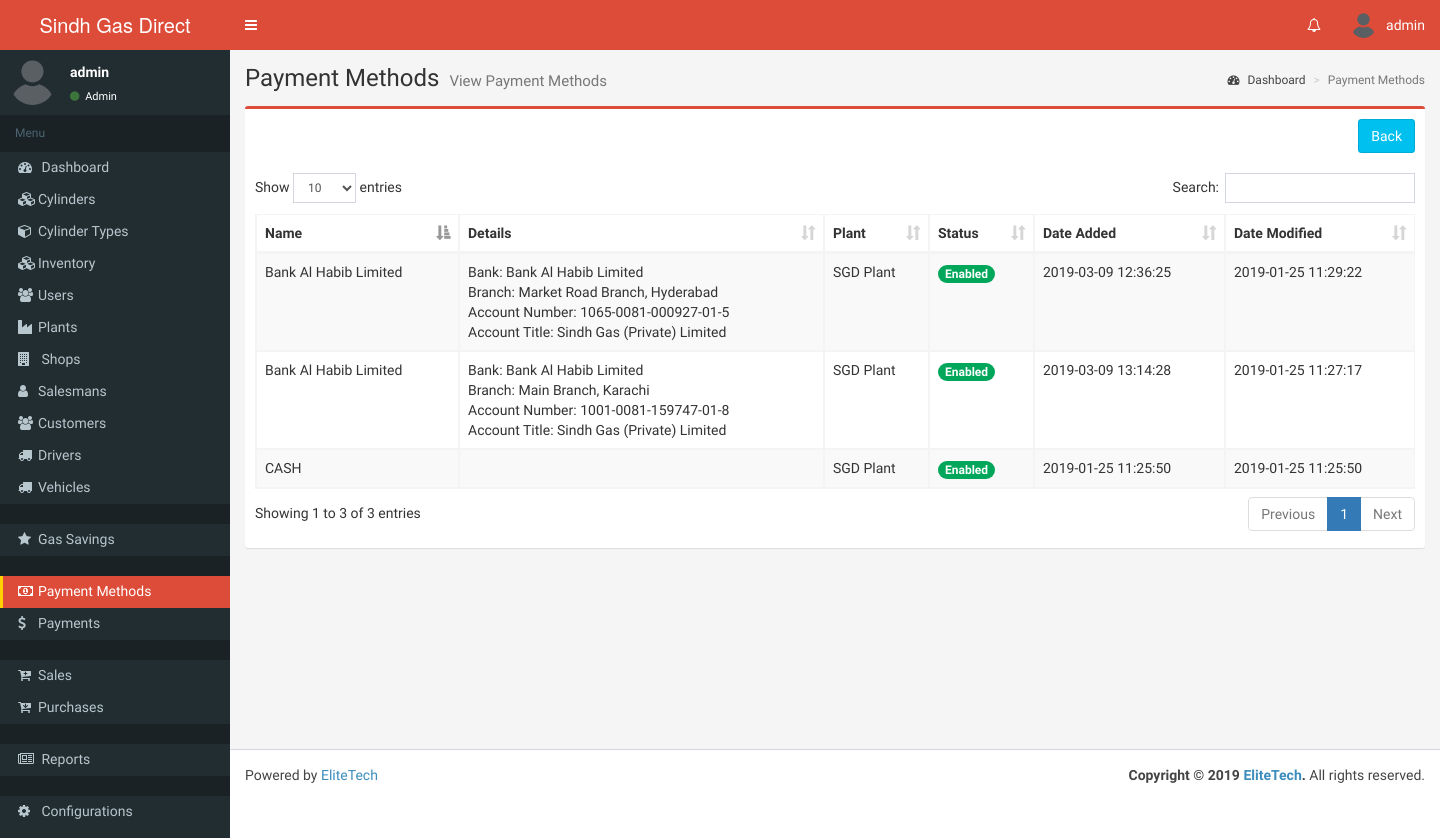
The page /paymentmethods.php (signed in) on the database its author committed.
### tables this page shows
CREATE TABLE `roles` (
  `ID` int(11) NOT NULL AUTO_INCREMENT,
  `Name` text NOT NULL,
  `Description` text NOT NULL,
  `PerformedBy` int(11) NOT NULL,
  `DateAdded` datetime NOT NULL,
  `DateModified` datetime NOT NULL,
  PRIMARY KEY (`ID`)
);

CREATE TABLE `paymentmethods` (
  `ID` int(11) NOT NULL AUTO_INCREMENT,
  `Name` text NOT NULL,
  `Details` text NOT NULL,
  `Status` int(11) NOT NULL,
  `PlantID` int(11) NOT NULL,
  `PerformedBy` int(11) NOT NULL,
  `DateAdded` datetime NOT NULL,
  `DateModified` datetime NOT NULL,
  PRIMARY KEY (`ID`)
);

CREATE TABLE `users` (
  `ID` int(11) NOT NULL AUTO_INCREMENT,
  `Username` text NOT NULL,
  `Password` text NOT NULL,
  `RoleID` int(11) NOT NULL,
  `Image` text NOT NULL,
  `Name` text NOT NULL,
  `Number` text NOT NULL,
  `Email` text NOT NULL,
  `Address` text NOT NULL,
  `Commercial` int(11) NOT NULL,
  `Balance` float NOT NULL,
  `Credit` float NOT NULL,
  `ShopID` int(11) NOT NULL,
  `PlantID` int(11) NOT NULL,
  `CreditLimit` float NOT NULL,
  `SendSMS` int(11) NOT NULL,
  `Remarks` text NOT NULL,
  `SecurityDeposite` float NOT NULL,
  `Status` int(11) NOT NULL,
  `PerformedBy` int(11) NOT NULL,
  `LastLogin` datetime NOT NULL,
  `LastActivity` datetime NOT NULL,
  `DateModified` datetime NOT NULL,
  `DateAdded` datetime NOT NULL,
  PRIMARY KEY (`ID`)
);

### common.php (called while the page is built, shortened)
<?php
global $dbh;
if (!function_exists('mysql_connect')) {
    $GLOBALS['dbglobal'] = mysqli_connect(DB_HOST, DB_USERNAME, DB_PASSWORD);
    if (mysqli_connect_errno()) {
        printf("Could not connect to the database because: %s\n", mysqli_connect_error());
        exit();
    } else {
        mysqli_select_db($GLOBALS['dbglobal'], DB_NAME);
    }
} else {
    $dbh = mysql_connect(DB_HOST, DB_USERNAME, DB_PASSWORD) or die ('Could not connect to the database because: ' . mysql_error());
}
function dbinput($string, $allow_html = false)
{
    global $dbh;
    if ($allow_html == false)
        $string = strip_tags($string);
    if (function_exists('mysql_real_escape_string'))
        return mysql_real_escape_string($string, $dbh);
    elseif (function_exists('mysqli_real_escape_string'))
        return mysqli_real_escape_string($GLOBALS['dbglobal'], $string);
    elseif (function_exists('mysql_escape_string'))
        return mysql_escape_string($string);
    elseif (function_exists('mysqli_escape_string'))
        return mysqli_escape_string($GLOBALS['dbglobal'], $string);
    return dbinput($string);
}
function getValue($Table, $Col, $Key, $Val)
{
    $quer = "SELECT " . dbinput($Col) . " FROM " . dbinput($Table) . " WHERE " . dbinput($Key) . "='" . dbinput($Val) . "'";
    $r = mysql_query($quer);
    if (mysql_num_rows($r) > 0) {
        $res = mysql_fetch_array($r);
        $ans = $res[dbinput($Col)];
    } else
        $ans = "";
    return $ans;
}

### checkadminlogin.php (called while the page is built, shortened)
<?php
	if(!isset($_SESSION['Admin']) || $_SESSION["Admin"] == false)
		redirect("login.php");
	else{
        $self = $_SERVER['PHP_SELF'];
    }

### paymentmethods.php (the view, shortened to what this page needs)
<?php include("common.php"); ?>
<?php include("checkadminlogin.php");
$sql="SELECT ID, Name, Details, Status, PlantID, DateAdded, DateModified FROM paymentmethods WHERE ID<>0 " . ($_SESSION["RoleID"] == ROLE_ID_ADMIN ? "" : ($_SESSION["RoleID"] == ROLE_ID_PLANT ? " AND PlantID='".(int)$_SESSION["ID"]."'" : " AND PlantID = '".(int)$_SESSION["PlantID"]."'") );
$resource=mysql_query($sql) or die(mysql_error());
?>
<!DOCTYPE html>
<html>
<head>
    <link rel="stylesheet" href="bootstrap/css/bootstrap.min.css">
    <link rel="stylesheet" href="https://maxcdn.bootstrapcdn.com/font-awesome/4.4.0/css/font-awesome.min.css">
    <link rel="stylesheet" href="https://code.ionicframework.com/ionicons/2.0.1/css/ionicons.min.css">
    <link rel="stylesheet" href="plugins/datatables/dataTables.bootstrap.css">
    <link rel="stylesheet" href="dist/css/AdminLTE.min.css">
    <link rel="stylesheet" href="dist/css/skins/skin-blue.min.css">
</head>
<body class="hold-transition skin-blue sidebar-mini">
<div class="wrapper">
    <?php include("header.php"); ?>
    <?php include("leftsidebar.php"); ?>
    <div class="content-wrapper">
        <section class="content-header">
            <h1>
                Payment Methods
                <small>View Payment Methods</small>
            </h1>
            <ol class="breadcrumb">
                <li><a href="dashboard.php"><i class="fa fa-dashboard"></i> Dashboard</a></li>
                <li class="active">Payment Methods</li>
            </ol>
        </section>
        <section class="content">
            <div class="row">
                <div class="col-xs-12">
                    <div class="box">
                        <div class="box-header">
                            <div class="btn-group-right">
                                <button style="float:right;" type="button" class="btn btn-group-vertical btn-info" onClick="location.href='dashboard.php'" >Back</button>
                            </div>
                        </div>
                        <div class="box-body table-responsive">
                            <form id="frmPages" action="<?php echo $self; ?>" class="form-horizontal no-margin" method="post">
                                <table id="paymentmethodple1" class="table table-bordered table-striped">
                                    <thead>
                                    <tr>
                                        <th>Name</th>
                                        <th>Details</th>
                                        <?php if($_SESSION["RoleID"] == ROLE_ID_ADMIN){ ?>
                                        <th>Plant</th>
                                        <?php } ?>
                                        <th>Status</th>
                                        <th>Date Added</th>
                                        <th>Date Modified</th>
                                    </tr>
                                    </thead>
                                    <tbody>
                                    <?php while($row=mysql_fetch_array($resource))
                                    {
                                        ?>
                                        <tr>
                                            <td><?php echo $row["Name"]; ?></td>
                                            <td><?php echo nl2br($row["Details"]); ?></td>
                                            <?php if($_SESSION["RoleID"] == ROLE_ID_ADMIN){ ?>
                                                <td><?php echo getValue('users', 'Name', 'ID', $row["PlantID"]); ?></td>
                                            <?php } ?>
                                            <td><?php echo $row["Status"] ? '<span class="badge bg-green">Enabled</span>' : '<span class="badge bg-red">Disabled</span>'; ?></td>
                                            <td><?php echo $row["DateAdded"]; ?></td>
                                            <td><?php echo $row["DateModified"]; ?></td>
                                        </tr>
                                    <?php }
                                    ?>
                                    </tbody>
                                </table>
                            </form>
                        </div>
                    </div>
                </div>
            </div>
        </section>
    </div>
    <?php include("footer.php"); ?>
</div>
</body>
</html>

### leftsidebar.php (shortened to what this page needs)
<aside class="main-sidebar">
    <section class="sidebar">
        <div class="user-panel">
            <div class="pull-left image">
                <img src="<?php echo($_SESSION["Image"] == "" ? 'dist/img/user2-160x160.jpg' : DIR_USER_IMAGES . $_SESSION["Image"]) ?>"
                     class="img-circle" alt="User Image">
            </div>
            <div class="pull-left info">
                <p><?php echo $_SESSION["Username"]; ?></p>
                <a href="#"><i class="fa fa-circle text-success"></i> <?php echo getValue('roles', 'Name', 'ID', $_SESSION["RoleID"]); ?></a>
            </div>
        </div>
        <ul class="sidebar-menu">
            <li class="header">Menu</li>
            <li class="<?php echo(($_SERVER['PHP_SELF'] == dirname($_SERVER['PHP_SELF']) . "dashboard.php") ? 'active' : ''); ?>">
                <a href="dashboard.php"><i class="fa fa-dashboard"></i> <span>Dashboard</span></a></li>
            <?php
            if ($_SESSION["RoleID"] == ROLE_ID_ADMIN) {
                ?>
                <li class="<?php echo(($_SERVER['PHP_SELF'] == dirname($_SERVER['PHP_SELF']) . "cylinders.php") ? 'active' : ''); ?><?php echo(($_SERVER['PHP_SELF'] == dirname($_SERVER['PHP_SELF']) . "addcylinder.php") ? 'active' : ''); ?><?php echo(($_SERVER['PHP_SELF'] == dirname($_SERVER['PHP_SELF']) . "editcylinder.php") ? 'active' : ''); ?>"><a href="cylinders.php"><i class="fa fa-cubes"></i>Cylinders</a></li>
                <li class="<?php echo(($_SERVER['PHP_SELF'] == dirname($_SERVER['PHP_SELF']) . "cylindertypes.php") ? 'active' : ''); ?><?php echo(($_SERVER['PHP_SELF'] == dirname($_SERVER['PHP_SELF']) . "addcylindertype.php") ? 'active' : ''); ?><?php echo(($_SERVER['PHP_SELF'] == dirname($_SERVER['PHP_SELF']) . "editcylindertype.php") ? 'active' : ''); ?>"><a href="cylindertypes.php"><i class="fa fa-cube"></i>Cylinder Types</a></li>
                <li class="<?php echo(($_SERVER['PHP_SELF'] == dirname($_SERVER['PHP_SELF']) . "viewinventory.php") ? 'active' : ''); ?>"><a href="viewinventory.php"><i class="fa fa-cubes"></i>Inventory</a></li>
                <li class="<?php echo(($_SERVER['PHP_SELF'] == dirname($_SERVER['PHP_SELF']) . "users.php") ? 'active' : ''); ?><?php echo(($_SERVER['PHP_SELF'] == dirname($_SERVER['PHP_SELF']) . "users.php") ? 'active' : ''); ?><?php echo(($_SERVER['PHP_SELF'] == dirname($_SERVER['PHP_SELF']) . "edituser.php") ? 'active' : ''); ?>"><a href="users.php"><i class="fa fa-users"></i>Users</a></li>
                <li class="<?php echo(($_SERVER['PHP_SELF'] == dirname($_SERVER['PHP_SELF']) . "plants.php") ? 'active' : ''); ?><?php echo(($_SERVER['PHP_SELF'] == dirname($_SERVER['PHP_SELF']) . "addplant.php") ? 'active' : ''); ?><?php echo(($_SERVER['PHP_SELF'] == dirname($_SERVER['PHP_SELF']) . "editplant.php") ? 'active' : ''); ?>"><a href="plants.php"><i class="fa fa-industry"></i>Plants</a></li>
                <li class="<?php echo(($_SERVER['PHP_SELF'] == dirname($_SERVER['PHP_SELF']) . "shops.php") ? 'active' : ''); ?> <?php echo(($_SERVER['PHP_SELF'] == dirname($_SERVER['PHP_SELF']) . "addshop.php") ? 'active' : ''); ?> <?php echo(($_SERVER['PHP_SELF'] == dirname($_SERVER['PHP_SELF']) . "editshop.php") ? 'active' : ''); ?>"><a href="shops.php"><i class="fa fa-building"></i> <span>Shops</span></a></li>
                <li class="<?php echo(($_SERVER['PHP_SELF'] == dirname($_SERVER['PHP_SELF']) . "salesmans.php") ? 'active' : ''); ?><?php echo(($_SERVER['PHP_SELF'] == dirname($_SERVER['PHP_SELF']) . "addsalesman.php") ? 'active' : ''); ?><?php echo(($_SERVER['PHP_SELF'] == dirname($_SERVER['PHP_SELF']) . "editsalesman.php") ? 'active' : ''); ?>"><a href="salesmans.php"><i class="fa fa-user"></i>Salesmans</a></li>
                <li class="<?php echo(($_SERVER['PHP_SELF'] == dirname($_SERVER['PHP_SELF']) . "customers.php") ? 'active' : ''); ?><?php echo(($_SERVER['PHP_SELF'] == dirname($_SERVER['PHP_SELF']) . "addcustomer.php") ? 'active' : ''); ?><?php echo(($_SERVER['PHP_SELF'] == dirname($_SERVER['PHP_SELF']) . "editcustomer.php") ? 'active' : ''); ?>"><a href="customers.php"><i class="fa fa-users"></i>Customers</a></li>
                <li class="<?php echo(($_SERVER['PHP_SELF'] == dirname($_SERVER['PHP_SELF']) . "drivers.php") ? 'active' : ''); ?><?php echo(($_SERVER['PHP_SELF'] == dirname($_SERVER['PHP_SELF']) . "adddriver.php") ? 'active' : ''); ?><?php echo(($_SERVER['PHP_SELF'] == dirname($_SERVER['PHP_SELF']) . "editdriver.php") ? 'active' : ''); ?>"><a href="drivers.php"><i class="fa fa-truck"></i>Drivers</a></li>
                <li class="<?php echo(($_SERVER['PHP_SELF'] == dirname($_SERVER['PHP_SELF']) . "vehicles.php") ? 'active' : ''); ?><?php echo(($_SERVER['PHP_SELF'] == dirname($_SERVER['PHP_SELF']) . "addvehicle.php") ? 'active' : ''); ?><?php echo(($_SERVER['PHP_SELF'] == dirname($_SERVER['PHP_SELF']) . "editvehicle.php") ? 'active' : ''); ?>"><a href="vehicles.php"><i class="fa fa-truck"></i>Vehicles</a></li>
                <li class="header"></li>
                <li class="<?php echo(($_SERVER['PHP_SELF'] == dirname($_SERVER['PHP_SELF']) . "savings.php") ? 'active' : ''); ?>"><a href="savings.php"><i class="fa fa-star"></i>Gas Savings</a></li>
                <li class="header"></li>
                <li class="<?php echo(($_SERVER['PHP_SELF'] == dirname($_SERVER['PHP_SELF']) . "paymentmethods.php") ? 'active' : ''); ?>"><a href="paymentmethods.php"><i class="fa fa-money"></i>Payment Methods</a></li>
                <li class="<?php echo(($_SERVER['PHP_SELF'] == dirname($_SERVER['PHP_SELF']) . "payments.php") ? 'active' : ''); ?><?php echo(($_SERVER['PHP_SELF'] == dirname($_SERVER['PHP_SELF']) . "addpayment.php") ? 'active' : ''); ?>"><a href="payments.php"><i class="fa fa-dollar"></i>Payments</a></li>
                <li class="header"></li>
                <li class="<?php echo(($_SERVER['PHP_SELF'] == dirname($_SERVER['PHP_SELF']) . "sales.php") ? 'active' : ''); ?><?php echo(($_SERVER['PHP_SELF'] == dirname($_SERVER['PHP_SELF']) . "addsale.php") ? 'active' : ''); ?>"><a href="sales.php"><i class="fa fa-cart-plus"></i>Sales</a></li>
                <li class="<?php echo(($_SERVER['PHP_SELF'] == dirname($_SERVER['PHP_SELF']) . "purchases.php") ? 'active' : ''); ?>"><a href="purchases.php"><i class="fa fa-cart-arrow-down"></i>Purchases</a></li>
                <li class="header"></li>
                <li class="<?php echo(($_SERVER['PHP_SELF'] == dirname($_SERVER['PHP_SELF']) . "reports.php") ? 'active' : ''); ?>">
                    <a href="reports.php"><i class="fa fa-newspaper-o"></i> <span>Reports</span></a>
                </li>
                <li class="header"></li>
                <li class="<?php echo(($_SERVER['PHP_SELF'] == dirname($_SERVER['PHP_SELF']) . "config.php") ? 'active' : ''); ?>">
                    <a href="config.php"><i class="fa fa-gear"></i> <span>Configurations</span></a>
                </li>
                <?php
            }
?>
        </ul>
    </section>
</aside>

### rows shown on the page
roles: Name "Admin"
paymentmethods: Name "Bank Al Habib Limited", Details "Bank: Bank Al Habib Limited Branch: Market Road Branch, Hyderabad Account Number: 1065-0081-000927-01-5 Account Title: Sindh Gas (Private) Limited", PlantID.Name "SGD Plant", Status "Enabled", DateAdded "2019-03-09 12:36:25", DateModified "2019-01-25 11:29:22"
paymentmethods: Name "Bank Al Habib Limited", Details "Bank: Bank Al Habib Limited Branch: Main Branch, Karachi Account Number: 1001-0081-159747-01-8 Account Title: Sindh Gas (Private) Limited", PlantID.Name "SGD Plant", Status "Enabled", DateAdded "2019-03-09 13:14:28", DateModified "2019-01-25 11:27:17"
paymentmethods: Name "CASH", PlantID.Name "SGD Plant", Status "Enabled", DateAdded "2019-01-25 11:25:50", DateModified "2019-01-25 11:25:50"

### other values the page prints
COMPANY_NAME "Sindh Gas Direct"
$_SESSION["Username"] "admin"
